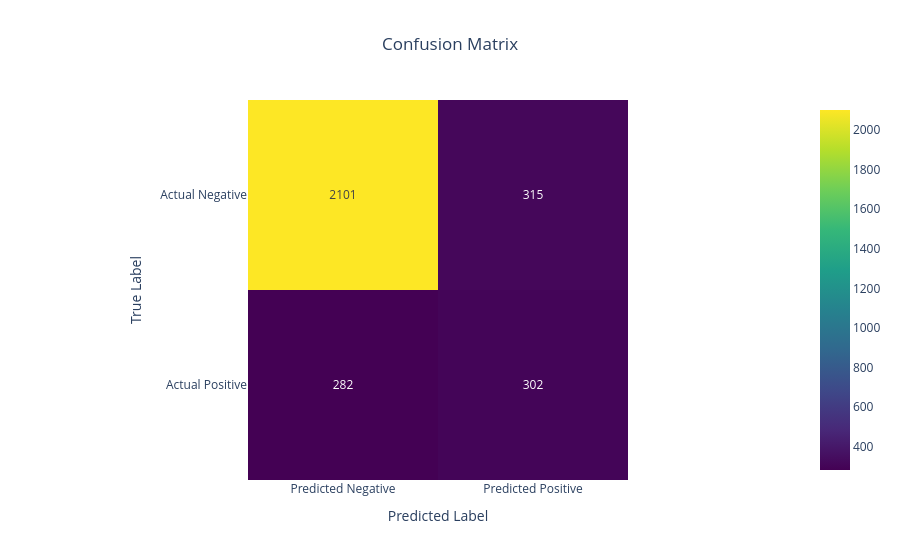

The cell this chart's notebook holds for it:
### Code cell
cm_df = pd.DataFrame(cm, index=['Actual Negative', 'Actual Positive'], 
                     columns=['Predicted Negative', 'Predicted Positive'])

fig = px.imshow(cm_df, 
                text_auto=True, 
                color_continuous_scale="Viridis", 
                title="Confusion Matrix")

fig.update_layout(
    title={
        'text': "Confusion Matrix",
        'x': 0.5, 
        'xanchor': 'center' 
    },
    
    xaxis_title="Predicted Label",
    yaxis_title="True Label",
    coloraxis_showscale=True
)
fig.show()

### Figure 1 — Plotly figure (JSON) as saved in the notebook; plotly's stock layout.template omitted (floating-point values rounded to 4 significant figures)
{"data": [{"coloraxis": "coloraxis", "hovertemplate": "x: %{x}<br>y: %{y}<br>color: %{z}<extra></extra>", "name": "0", "texttemplate": "%{z}", "type": "heatmap", "x": ["Predicted Negative", "Predicted Positive"], "xaxis": "x", "y": ["Actual Negative", "Actual Positive"], "yaxis": "y", "z": [[2101, 315], [282, 302]]}], "layout": {"coloraxis": {"colorscale": [[0, "#440154"], [0.1111, "#482878"], [0.2222, "#3e4989"], [0.3333, "#31688e"], [0.4444, "#26828e"], [0.5556, "#1f9e89"], [0.6667, "#35b779"], [0.7778, "#6ece58"], [0.8889, "#b5de2b"], [1, "#fde725"]], "showscale": true}, "title": {"text": "Confusion Matrix", "x": 0.5, "xanchor": "center"}, "xaxis": {"anchor": "y", "constrain": "domain", "domain": [0, 1], "scaleanchor": "y", "title": {"text": "Predicted Label"}}, "yaxis": {"anchor": "x", "autorange": "reversed", "constrain": "domain", "domain": [0, 1], "title": {"text": "True Label"}}}}
